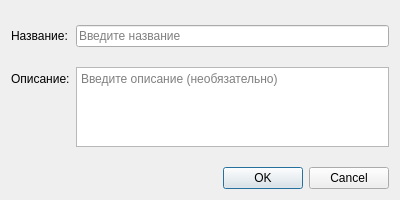
<?xml version="1.0" encoding="UTF-8"?>
<ui version="4.0">
 <class>DialogDimension</class>
 <widget class="QDialog" name="DialogDimension">
  <property name="geometry">
   <rect>
    <x>0</x>
    <y>0</y>
    <width>400</width>
    <height>200</height>
   </rect>
  </property>
  <property name="windowTitle">
   <string>Размерность</string>
  </property>
  <layout class="QVBoxLayout" name="verticalLayout">
   <item>
    <layout class="QFormLayout" name="formLayout">
     <item row="0" column="0">
      <widget class="QLabel" name="label_name">
       <property name="text">
        <string>Название:</string>
       </property>
      </widget>
     </item>
     <item row="0" column="1">
      <widget class="QLineEdit" name="lineEdit_name">
       <property name="placeholderText">
        <string>Введите название</string>
       </property>
      </widget>
     </item>
     <item row="1" column="0">
      <widget class="QLabel" name="label_description">
       <property name="text">
        <string>Описание:</string>
       </property>
      </widget>
     </item>
     <item row="1" column="1">
      <widget class="QTextEdit" name="textEdit_description">
       <property name="maximumSize">
        <size>
         <width>16777215</width>
         <height>80</height>
        </size>
       </property>
       <property name="placeholderText">
        <string>Введите описание (необязательно)</string>
       </property>
      </widget>
     </item>
    </layout>
   </item>
   <item>
    <widget class="QDialogButtonBox" name="buttonBox">
     <property name="standardButtons">
      <set>QDialogButtonBox::Cancel|QDialogButtonBox::Ok</set>
     </property>
    </widget>
   </item>
  </layout>
 </widget>
 <resources/>
 <connections>
  <connection>
   <sender>buttonBox</sender>
   <signal>accepted()</signal>
   <receiver>DialogDimension</receiver>
   <slot>accept()</slot>
  </connection>
  <connection>
   <sender>buttonBox</sender>
   <signal>rejected()</signal>
   <receiver>DialogDimension</receiver>
   <slot>reject()</slot>
  </connection>
 </connections>
</ui>
